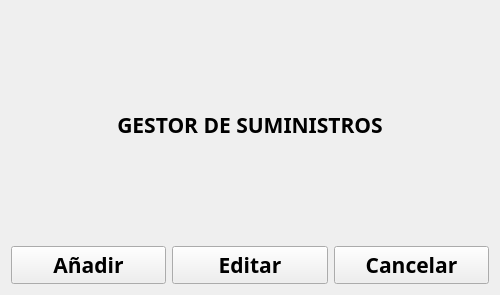
<?xml version="1.0" encoding="UTF-8"?>
<ui version="4.0">
 <class>segunda_vista</class>
 <widget class="QWidget" name="segunda_vista">
  <property name="geometry">
   <rect>
    <x>0</x>
    <y>0</y>
    <width>500</width>
    <height>295</height>
   </rect>
  </property>
  <property name="windowTitle">
   <string>Form</string>
  </property>
  <layout class="QGridLayout" name="gridLayout">
   <item row="0" column="0">
    <layout class="QVBoxLayout" name="verticalLayout">
     <item>
      <widget class="QLabel" name="label">
       <property name="font">
        <font>
         <family>Berlin Sans FB Demi</family>
         <pointsize>16</pointsize>
         <weight>75</weight>
         <bold>true</bold>
        </font>
       </property>
       <property name="text">
        <string>&lt;html&gt;&lt;head/&gt;&lt;body&gt;&lt;p align=&quot;center&quot;&gt;GESTOR DE SUMINISTROS&lt;/p&gt;&lt;/body&gt;&lt;/html&gt;</string>
       </property>
      </widget>
     </item>
     <item>
      <layout class="QHBoxLayout" name="horizontalLayout">
       <item>
        <widget class="QPushButton" name="pushButton">
         <property name="font">
          <font>
           <family>Berlin Sans FB Demi</family>
           <pointsize>16</pointsize>
           <weight>75</weight>
           <bold>true</bold>
          </font>
         </property>
         <property name="text">
          <string>Añadir</string>
         </property>
         <property name="icon">
          <iconset resource="Icons.qrc">
           <normaloff>:/3440904_add_icon.png</normaloff>:/3440904_add_icon.png</iconset>
         </property>
         <property name="iconSize">
          <size>
           <width>75</width>
           <height>75</height>
          </size>
         </property>
        </widget>
       </item>
       <item>
        <widget class="QPushButton" name="pushButton_2">
         <property name="font">
          <font>
           <family>Berlin Sans FB Demi</family>
           <pointsize>16</pointsize>
           <weight>75</weight>
           <bold>true</bold>
          </font>
         </property>
         <property name="text">
          <string>Editar</string>
         </property>
         <property name="icon">
          <iconset resource="Icons.qrc">
           <normaloff>:/314724_document_edit_icon.png</normaloff>:/314724_document_edit_icon.png</iconset>
         </property>
         <property name="iconSize">
          <size>
           <width>75</width>
           <height>75</height>
          </size>
         </property>
        </widget>
       </item>
       <item>
        <widget class="QPushButton" name="pushButton_3">
         <property name="font">
          <font>
           <family>Berlin Sans FB Demi</family>
           <pointsize>16</pointsize>
           <weight>75</weight>
           <bold>true</bold>
          </font>
         </property>
         <property name="text">
          <string>Cancelar</string>
         </property>
         <property name="icon">
          <iconset resource="Icons.qrc">
           <normaloff>:/20287_delete_exit_icon.png</normaloff>:/20287_delete_exit_icon.png</iconset>
         </property>
         <property name="iconSize">
          <size>
           <width>75</width>
           <height>75</height>
          </size>
         </property>
        </widget>
       </item>
      </layout>
     </item>
    </layout>
   </item>
  </layout>
 </widget>
 <resources>
  <include location="Icons.qrc"/>
 </resources>
 <connections/>
</ui>
